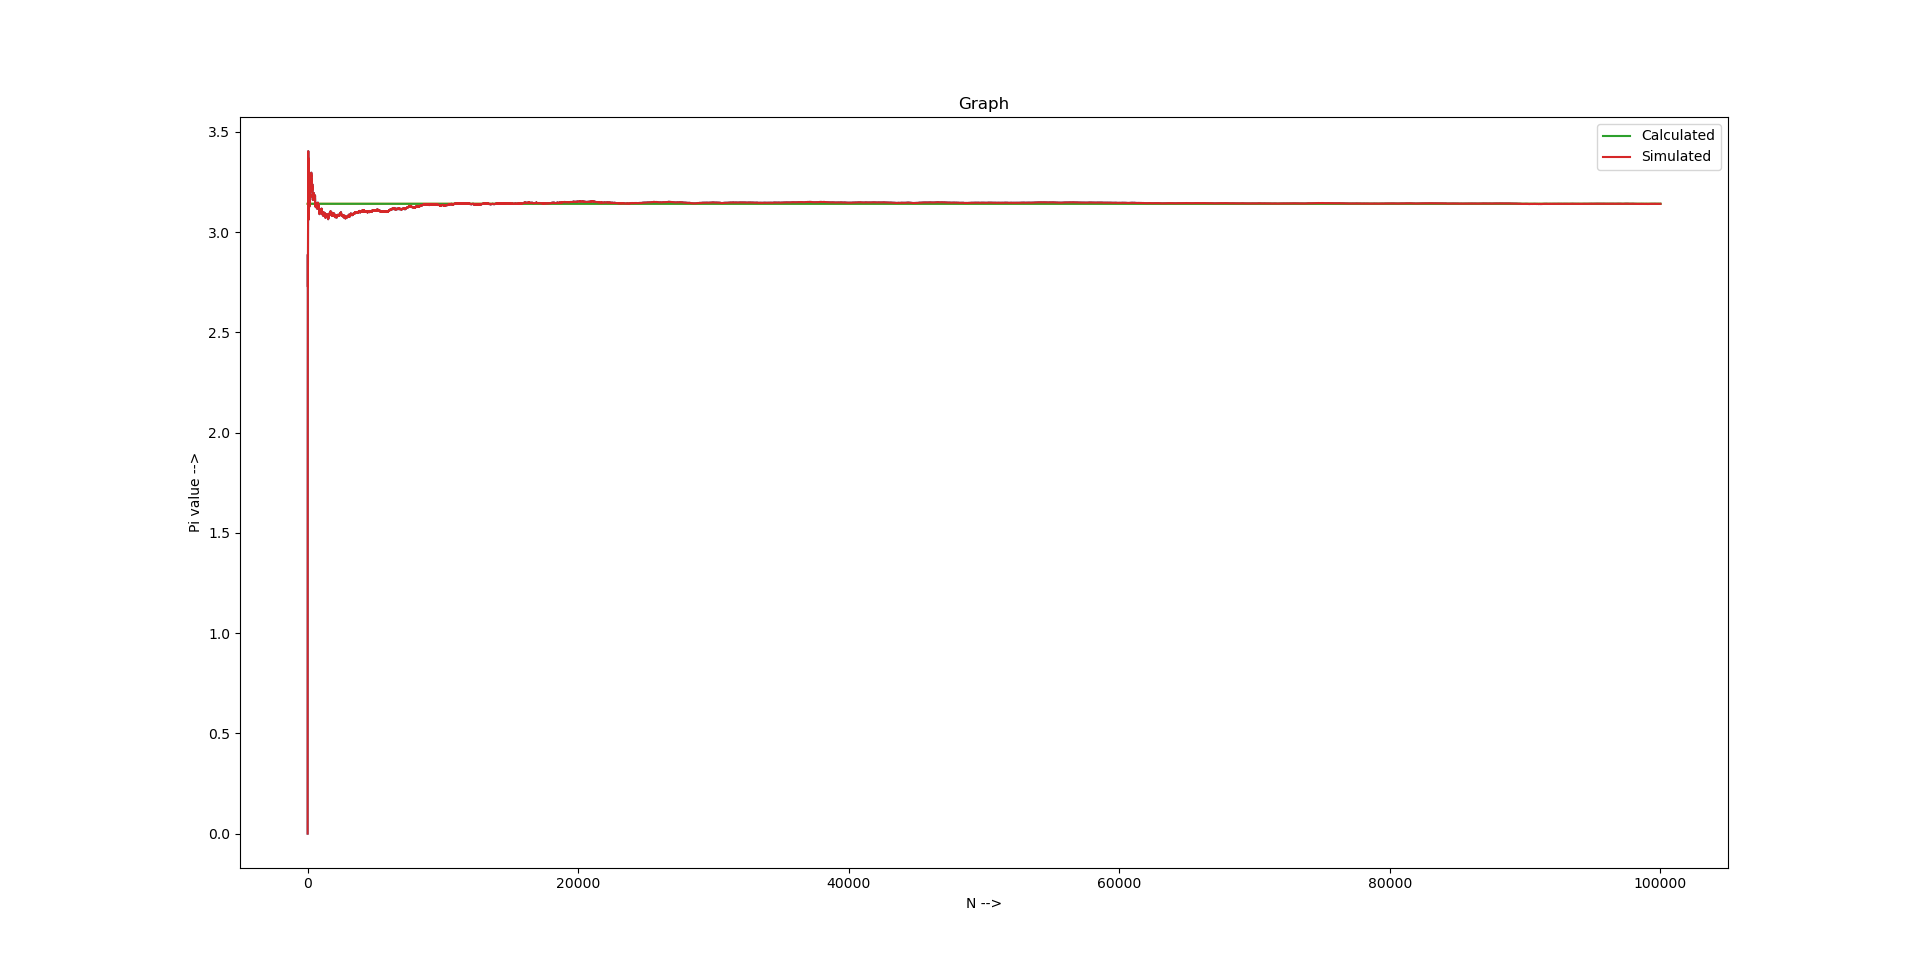

The Python source for this figure:
# Question number 2 ( value of pi )
import matplotlib.pyplot as plt
import random
import math

val = 0
y_1 = []
arr = []

for i in range(1,100001):
    x_pos = random.random()
    y_pos = random.random()
    if ( x_pos*x_pos + y_pos*y_pos <= 1):
        val += 1
    arr.insert(i,4*val/i)
    y_1.insert(i,math.pi)

plt.figure(figsize=(20,20))
plt.ylabel("Pi value -->")
plt.xlabel("N -->")
plt.title('Graph')
plt.plot(y_1,label='Calculated')
plt.plot(arr,label='Simulated')
plt.legend()
plt.show()
